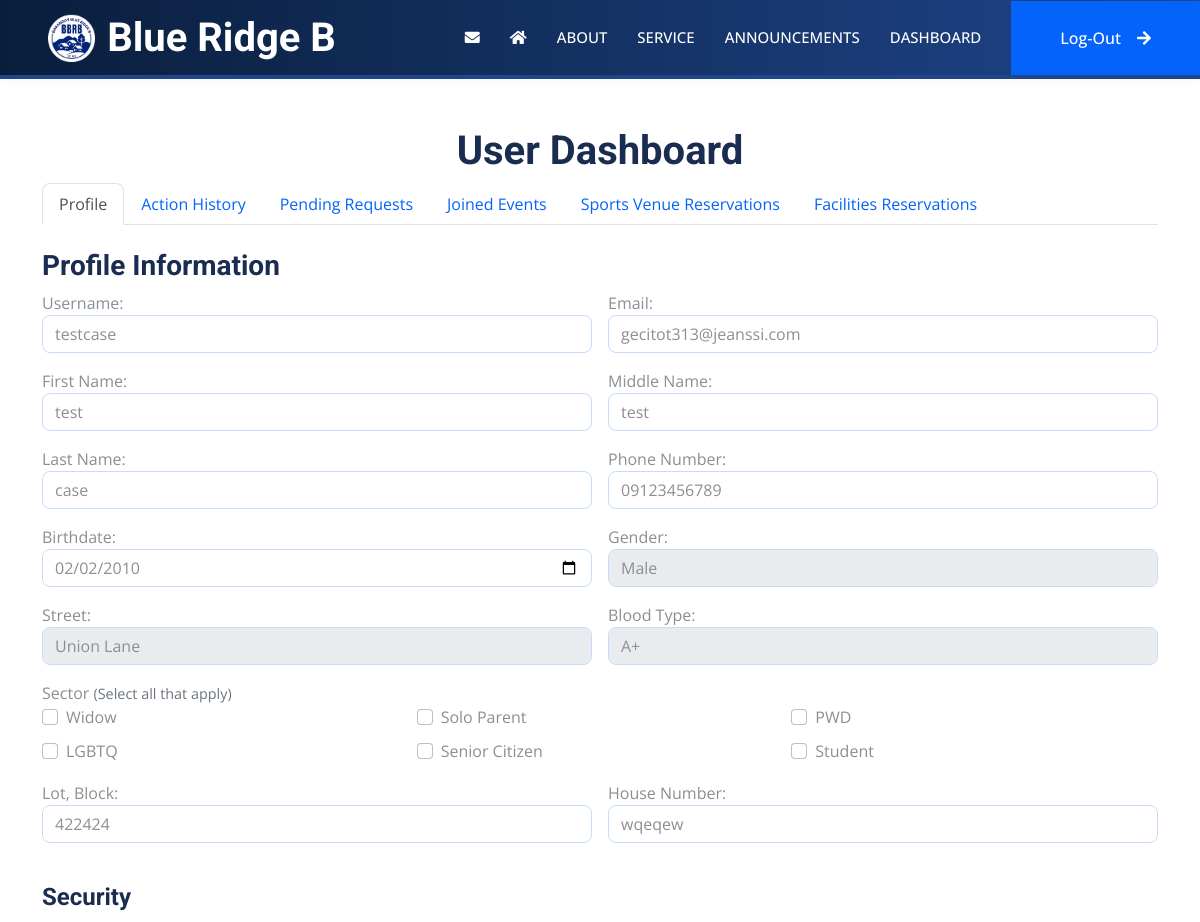
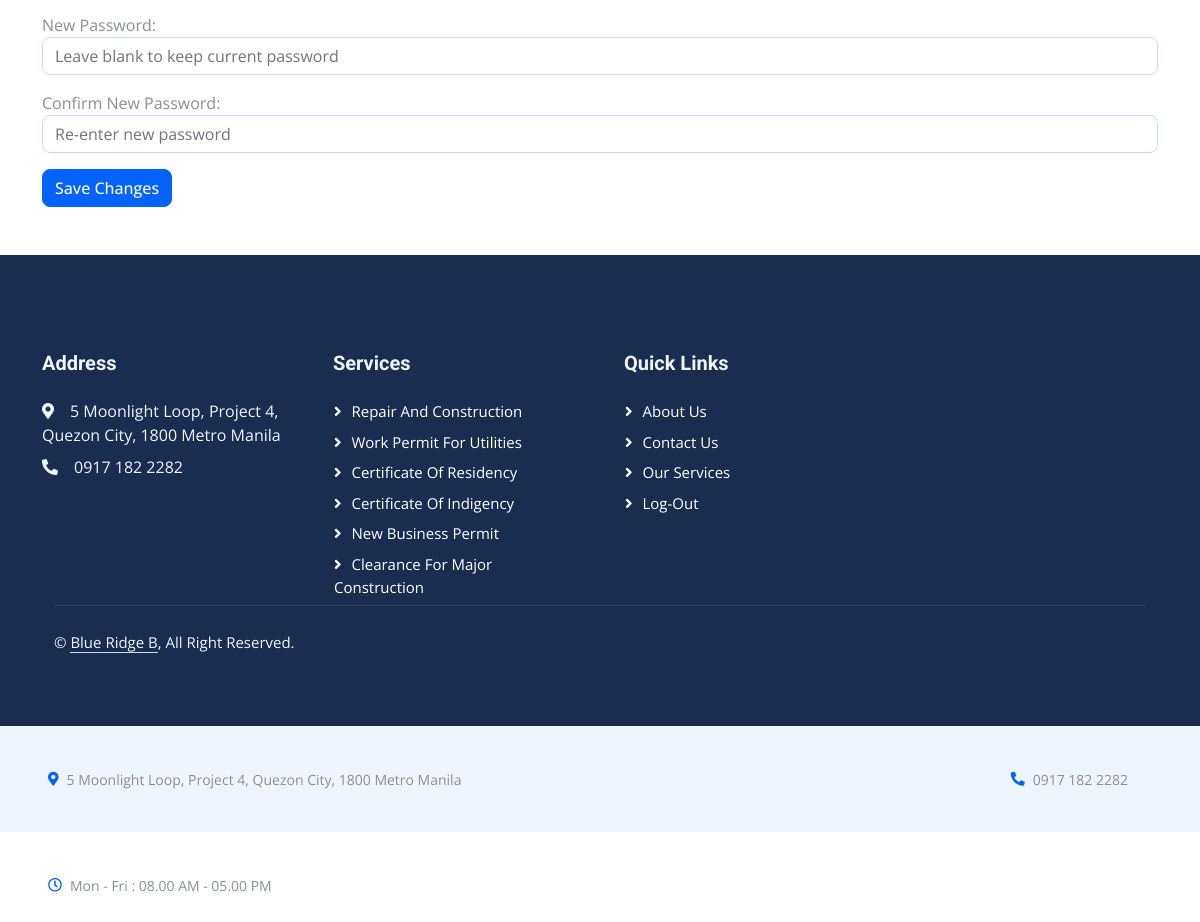
Screenshot of /dashboard.php (signed in) with the database file from the repository (2 pictures, top to bottom).
### tables this page shows
CREATE TABLE `users` (
  `id` int(11) NOT NULL,
  `username` varchar(50) NOT NULL,
  `password` varchar(255) NOT NULL,
  `first_name` varchar(100) NOT NULL,
  `middle_name` varchar(100) DEFAULT NULL,
  `last_name` varchar(100) NOT NULL,
  `gender` enum('Male','Female','Other') NOT NULL,
  `phone_number` varchar(15) NOT NULL,
  `email` varchar(100) NOT NULL,
  `birthdate` date NOT NULL,
  `street` varchar(255) NOT NULL,
  `lot_block` varchar(100) DEFAULT NULL,
  `blood_type` varchar(10) DEFAULT NULL,
  `house_number` varchar(50) NOT NULL,
  `date_registered` timestamp NOT NULL DEFAULT current_timestamp(),
  `is_verified` tinyint(1) DEFAULT 0,
  `verify_token` varchar(64) DEFAULT NULL,
  `sector` varchar(255) DEFAULT NULL
);

### profile_tab.php (the view, shortened to what this page needs)
<div class="tab-pane fade show active" id="profile" role="tabpanel" aria-labelledby="profile-tab">
    <h3 class="mt-4">Profile Information</h3>
    <form id="profileForm" action="process_update_profile.php" method="POST">
        <div class="row g-3">
            <div class="col-12 col-sm-6">
                <label>Username:</label>
                <input type="text" class="form-control" name="username" value="<?php echo htmlspecialchars($userData['username']); ?>" minlength="4" maxlength="16" required>
            </div>
            <div class="col-12 col-sm-6">
                <label>Email:</label>
                <input type="email" class="form-control" name="email" value="<?php echo htmlspecialchars($userData['email']); ?>" required>
            </div>
            <div class="col-12 col-sm-6">
                <label>First Name:</label>
                <input type="text" class="form-control" name="first_name" value="<?php echo htmlspecialchars($userData['first_name']); ?>" required>
            </div>
            <div class="col-12 col-sm-6">
                <label>Middle Name:</label>
                <input type="text" class="form-control" name="middle_name" value="<?php echo htmlspecialchars($userData['middle_name']); ?>" required>
            </div>
            <div class="col-12 col-sm-6">
                <label>Last Name:</label>
                <input type="text" class="form-control" name="last_name" value="<?php echo htmlspecialchars($userData['last_name']); ?>" required>
            </div>
            <div class="col-12 col-sm-6">
                <label>Phone Number:</label>
                <input type="text" class="form-control" name="phone_number" value="<?php echo htmlspecialchars($userData['phone_number']); ?>" required>
            </div>
            <div class="col-12 col-sm-6">
                <label>Birthdate:</label>
                <input type="date" class="form-control" name="birthdate" value="<?php echo htmlspecialchars($userData['birthdate']); ?>" required max="<?= date('Y-m-d'); ?>">
            </div>
            <div class="col-12 col-sm-6">
                <label>Gender:</label>
                <select class="form-control" name="gender" required>
                    <option value="Male" <?php if($userData['gender']=='Male') echo 'selected'; ?>>Male</option>
                </select>
            </div>
            <div class="col-12 col-sm-6">
                <label>Street:</label>
                <select class="form-control" name="street" required>
                    <?php
                    $streets = [
                        "Boni Serrano Avenue (formerly Santolan Road)",
                        "Comets Loop",
                        "Crestline Road",
                        "Evening Glow Road",
                        "FVR Road",
                        "Highland Drive",
                        "Hillside Drive",
                        "Hillside Loop",
                        "Milky Way Drive",
                        "Moonlight Loop",
                        "Promenade Lane",
                        "Rajah Matanda Street",
                        "Riverside Drive",
                        "Starline Drive",
                        "Twin Peaks Drive",
                        "Union Lane"
                    ];
                    foreach ($streets as $street) {
                        $selected = ($userData['street'] == $street) ? 'selected' : '';
                        echo "<option value=\"$street\" $selected>$street</option>";
                    }
                    ?>
                </select>
            </div>
            <div class="col-12 col-sm-6">
                <label>Blood Type:</label>
                <select class="form-control" name="blood_type" required>
                    <?php
                    $blood_types = ["A+","A-","B+","B-","AB+","AB-","O+","O-","Unknown"];
                    foreach ($blood_types as $bt) {
                        $selected = ($userData['blood_type'] == $bt) ? 'selected' : '';
                        echo "<option value=\"$bt\" $selected>$bt</option>";
                    }
                    ?>
                </select>
            </div>
            <div class="col-12">
                <label>Sector <span class="text-muted" style="font-weight:normal; font-size:90%;">(Select all that apply)</span></label>
                <div class="row g-2">
                    <?php
                    $sector_options = ["Widow", "Solo Parent", "PWD", "LGBTQ", "Senior Citizen", "Student"];
                    $user_sectors = isset($userData['sector']) ? explode(',', $userData['sector']) : [];
                    foreach ($sector_options as $sector) {
                        $checked = in_array($sector, $user_sectors) ? 'checked' : '';
                        $id = 'sector_' . strtolower(str_replace(' ', '_', $sector));
                        echo '<div class="col-6 col-md-4">';
                        echo '<div class="form-check">';
                        echo '<input class="form-check-input" type="checkbox" name="sector[]" id="' . $id . '" value="' . $sector . '" ' . $checked . '>';
                        echo '<label class="form-check-label" for="' . $id . '">' . $sector . '</label>';
                        echo '</div></div>';
                    }
                    ?>
                </div>
            </div>
            <div class="col-12 col-sm-6">
                <label>Lot, Block:</label>
                <input type="text" class="form-control" name="lot_block" value="<?php echo htmlspecialchars($userData['lot_block']); ?>" required>
            </div>
            <div class="col-12 col-sm-6">
                <label>House Number:</label>
                <input type="text" class="form-control" name="house_number" value="<?php echo htmlspecialchars($userData['house_number']); ?>" required>
            </div>
            <div class="col-12">
                <h4 class="mt-4">Security</h4>
            </div>
            <div class="col-12">
                <label>New Password:</label>
                <input type="password" class="form-control" name="new_password" minlength="8" maxlength="32" placeholder="Leave blank to keep current password">
            </div>
            <div class="col-12">
                <label>Confirm New Password:</label>
                <input type="password" class="form-control" name="confirm_new_password" minlength="8" maxlength="32" placeholder="Re-enter new password">
            </div>
            <div class="col-12">
                <button class="btn btn-primary" type="submit">Save Changes</button>
            </div>
        </div>
    </form>
</div>

### index.css (style rules this page uses)
html, body { scroll-behavior: smooth; }

### css/style.css (style rules this page uses)
:root { --primary: #0463FA; --light: #EFF5FF; --dark: #1B2C51; }
.btn { font-weight: 500; transition: .5s; }
.btn.btn-primary, .btn.btn-secondary { color: #FFFFFF; }

### rows the page displays
users: username "testcase", email "gecitot313@jeanssi.com", first_name "test", middle_name "test", last_name "case", phone_number "09123456789", birthdate "02/02/2010", gender "Male", lot_block "422424", house_number "wqeqew"

### other values shown
$sector "Widow"
$sector "Solo Parent"
$sector "PWD"
$sector "LGBTQ"
$sector "Senior Citizen"
$sector "Student"
form field street "Union Lane"
form field blood_type "A+"
